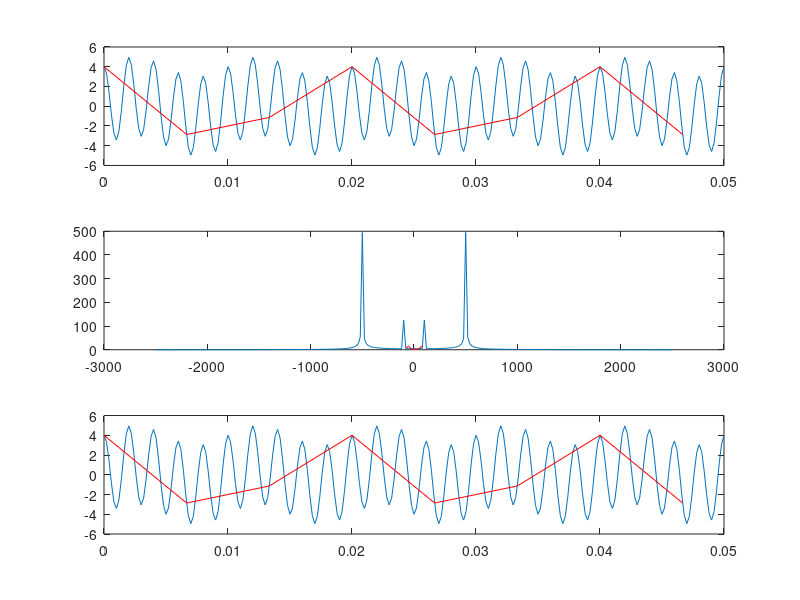

MATLAB code to generate this figure:

f1 = 5000;
f2=150;
duration = 0.05
t1 = 0: 1/f1 : duration ;
t2 = 0: 1/f2 : duration ;
n1 = length(t1);
n2 = length(t2);
sinyal1 = sin (2 * pi * 100 .* t1) + 4*cos(2*pi*500.*t1);
sinyal2 = sin(2 * pi* 100.* t2) + 4*cos(2*pi*500.*t2) ;

r1 = fft(sinyal1,n1);
r2 = fft(sinyal2,n2);

k1 = fftshift(r1);
k2 = fftshift(r2);

yer1 = linspace( -f1/2,f1/2,n1);
yer2 = linspace (-f2/2,f2/2,n2);

l1 = ifft(r1,n1);
l2 = ifft(r2,n2);


subplot(3,1,1)
plot(t1,sinyal1);
hold on
plot(t2,sinyal2,'r');
subplot(3,1,2)
plot(yer1,abs(k1));
hold on
plot(yer2,abs(k2),'r');
subplot(3,1,3)
plot(t1,l1);
hold on
plot(t2,l2,'r');